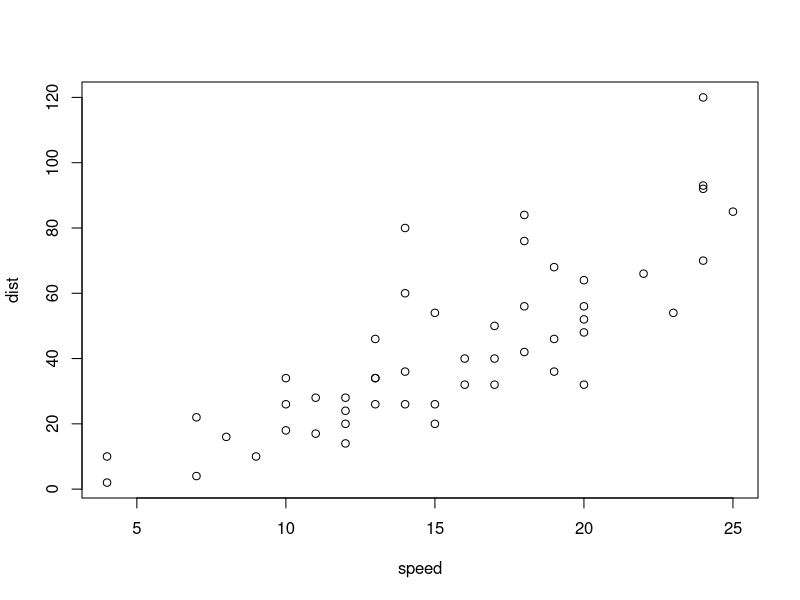
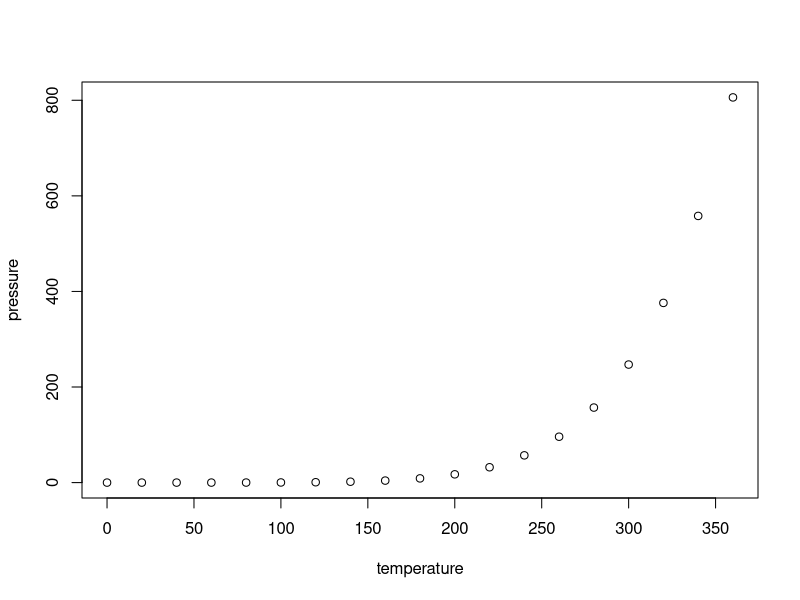
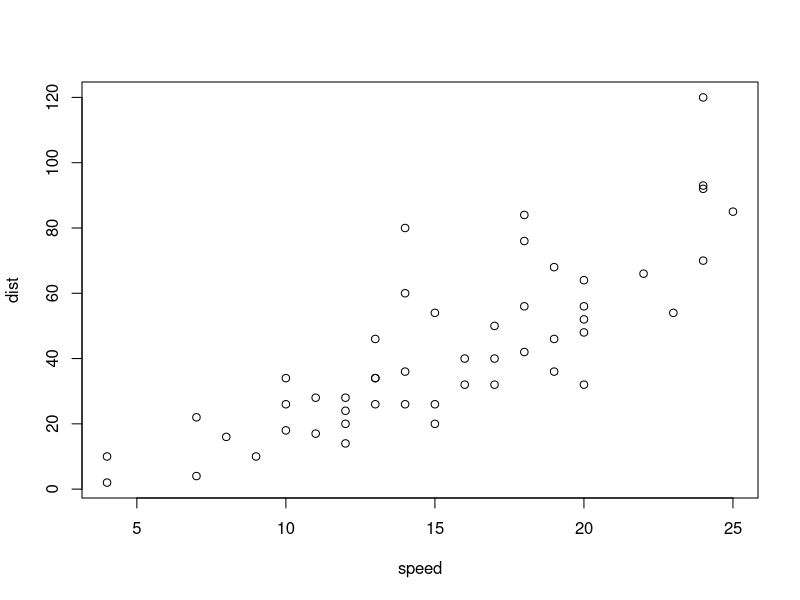
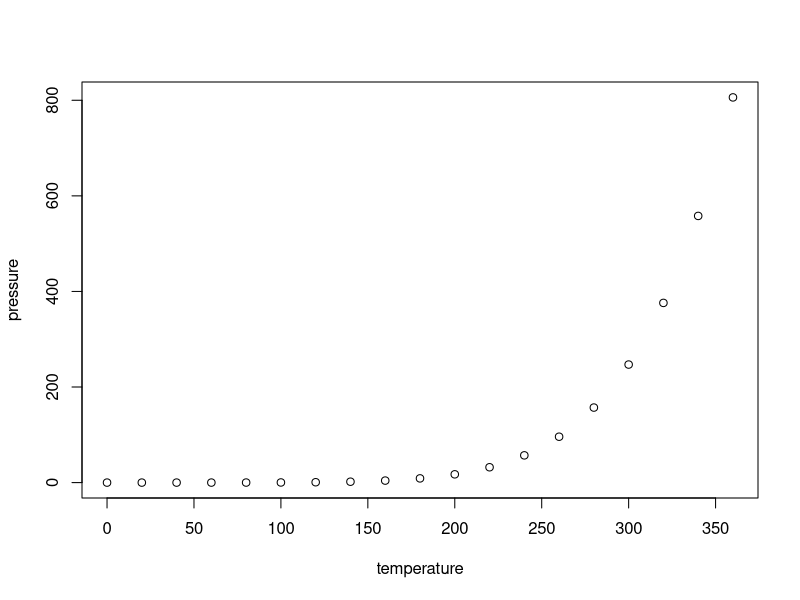
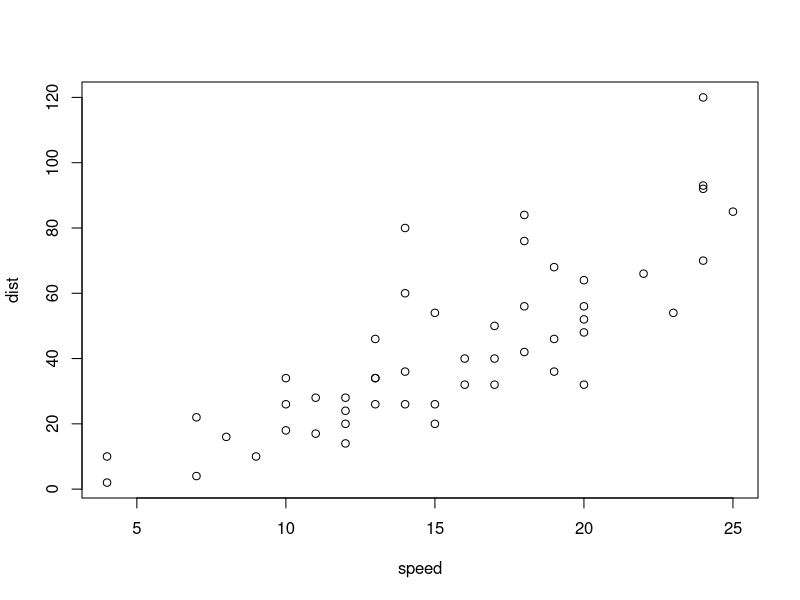
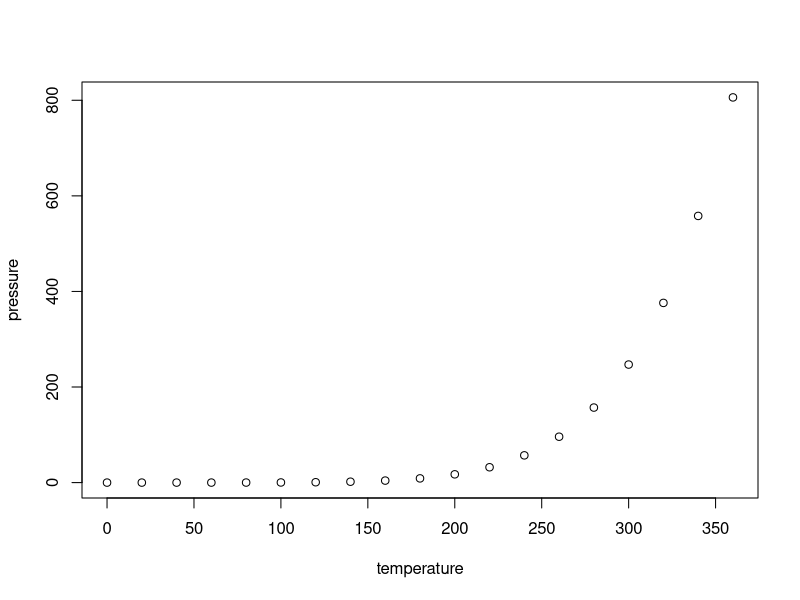
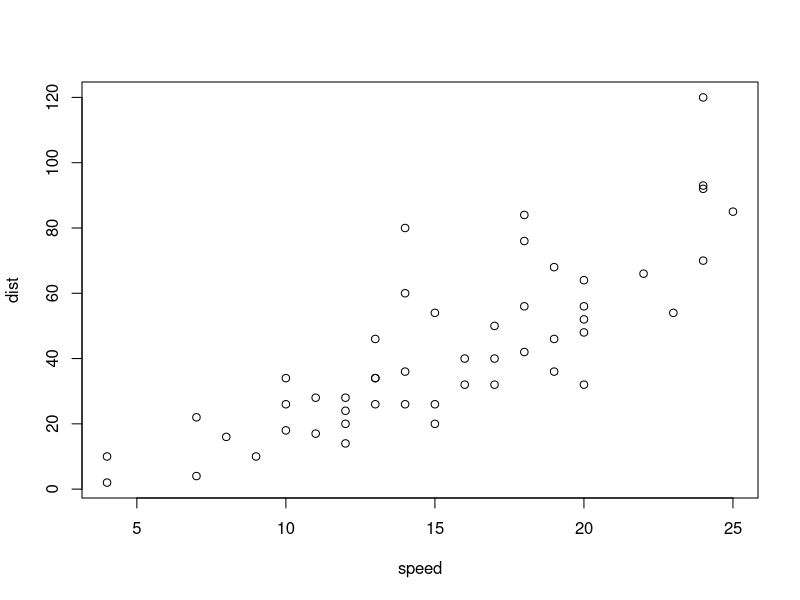
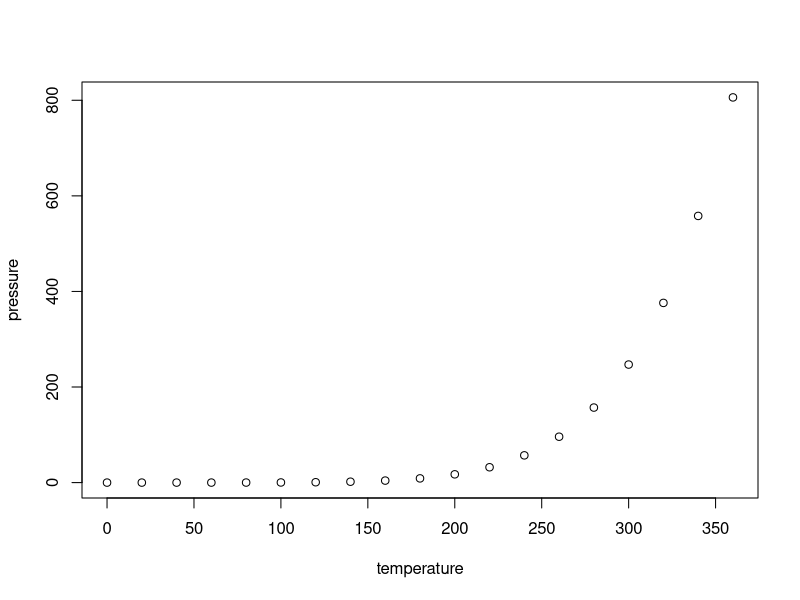

These charts were generated, in order, by the following R code:
## ---- chunk 1
x <- "A test label"
## ---- chunk 2
#| label: suppfig-test-1
#| fig-cap: !expr x
plot(cars)
## ---- chunk 3
#| label: suppfig-test-2
#| fig-cap: !expr x
plot(pressure)
## ---- chunk 4
temp = "Speed and Stopping Distances of Cars"
## ---- chunk 5
#| label: "fig-first-only"
#| fig-cap: "Estimated event sequence models, stratified by sex, first visits only"
#| layout-ncol: 2
#| fig-subcap:
#|   - "Males"
#|   - "Females"

plot(cars)
plot(pressure)
## ---- chunk 6
#| fig-subcap:
#|   - "Males1"
#|   - "Females1"
#| fig-width: 2
plot(cars)
plot(pressure)
## ---- chunk 7
#| label: suppfig-second-1
#| fig-cap: "males1"

plot(cars)
## ---- chunk 8
#| label: suppfig-second-2
#| fig-cap: "females1"
plot(pressure)
## ---- chunk 9
#| fig-width: 2
#| fig-height: 3
plot(cars)
## ---- chunk 10
#| fig-width: 2
#| fig-height: 3
plot(pressure)
